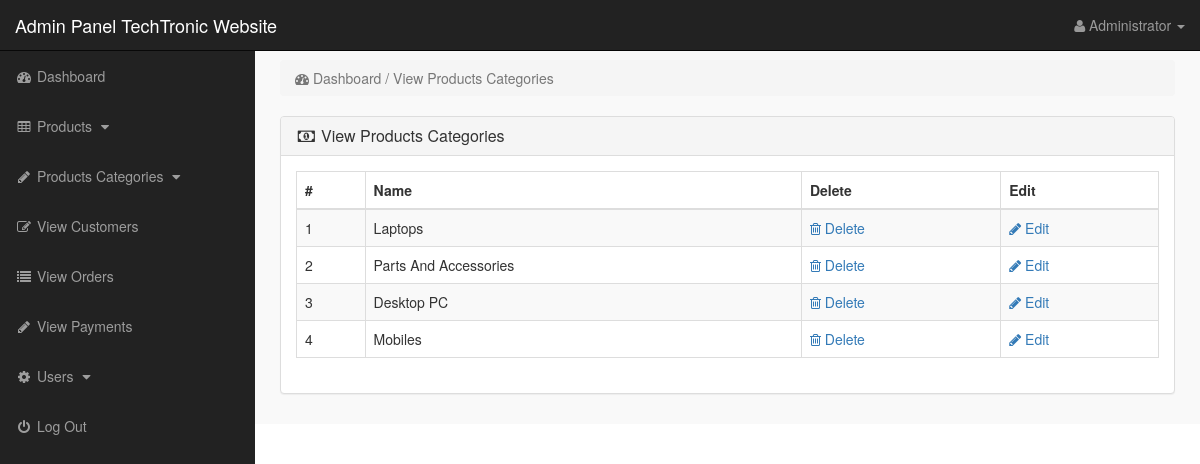
Screenshot of /admin_area/index.php?view_p_cats (signed in) with the database file from the repository.
### tables this page shows
CREATE TABLE `product_categories` (
  `p_cat_id` int(10) NOT NULL,
  `p_cat_title` text NOT NULL,
  `p_cat_top` text NOT NULL,
  `p_cat_image` text NOT NULL
);

### admin_area/view_p_cats.php (the view)
<?php
if(!isset($_SESSION['admin_email'])){
echo "<script>window.open('login.php','_self')</script>";
}
else {
?>
<div class="row">
<div class="col-lg-12">
<ol class="breadcrumb">
<li class="active">
<i class="fa fa-dashboard"></i> Dashboard / View Products Categories
</li>
</ol>
</div>
</div>
<div class="row">
<div class="col-lg-12">
<div class="panel panel-default">
<div class="panel-heading">
<h3 class="panel-title">
<i class="fa fa-money fa-fw"> </i> View Products Categories
</h3>
</div>
<div class="panel-body">
<div class="table-responsive">
<table class="table table-bordered table-hover table-striped">
<thead>
<tr>
<th>#</th>
<th>Name</th>
<th>Delete</th>
<th>Edit</th>
</tr>
</thead>
<tbody>
<?php
$i=0;
$get_p_cats = "select * from product_categories";
$run_p_cats = mysqli_query($con,$get_p_cats);
while($row_p_cats = mysqli_fetch_array($run_p_cats)){
$p_cat_id = $row_p_cats['p_cat_id'];
$p_cat_title = $row_p_cats['p_cat_title'];
$i++;
?>
<tr>
<td> <?php echo $i; ?> </td>
<td> <?php echo $p_cat_title; ?> </td>
<td>
<a href="index.php?delete_p_cat=<?php echo $p_cat_id; ?>">
<i class="fa fa-trash-o"></i> Delete
</a>
</td>
<td>
<a href="index.php?edit_p_cat=<?php echo $p_cat_id; ?>">
<i class="fa fa-pencil"></i> Edit
</a>
</td>
</tr>
<?php } ?>
</tbody>
</table>
</div>
</div>
</div>
</div>
</div>
<?php } ?>

### admin_area/includes/sidebar.php (shortened to what this page needs)
<?php
if(!isset($_SESSION['admin_email'])){
echo "<script>window.open('login.php','_self')</script>";
}
else {
?>
<nav class="navbar navbar-inverse navbar-fixed-top" >
<div class="navbar-header" >
<a class="navbar-brand" href="index.php?dashboard" >
    Admin Panel TechTronic Website
</a>
</div>
<ul class="nav navbar-right top-nav" >
<li class="dropdown" >
<a href="#" class="dropdown-toggle" data-toggle="dropdown" >
<i class="fa fa-user" ></i>
<?php echo $admin_name; ?> <b class="caret" ></b>
</a>
</li>
</ul>
<div class="collapse navbar-collapse navbar-ex1-collapse">
<ul class="nav navbar-nav side-nav">
<li>
<a href="index.php?dashboard">
<i class="fa fa-fw fa-dashboard"></i> Dashboard
</a>
</li>
<li>
<a href="#" data-toggle="collapse" data-target="#products">
<i class="fa fa-fw fa-table"></i> Products
<i class="fa fa-fw fa-caret-down"></i>
</a>
</li>
<li>
<a href="#" data-toggle="collapse" data-target="#p_cat">
<i class="fa fa-fw fa-pencil"></i> Products Categories
<i class="fa fa-fw fa-caret-down"></i>
</a>
</li>
<li>
<a href="index.php?view_customers">
<i class="fa fa-fw fa-edit"></i> View Customers
</a>
</li>
<li>
<a href="index.php?view_orders">
<i class="fa fa-fw fa-list"></i> View Orders
</a>
</li>
<li>
<a href="index.php?view_payments">
<i class="fa fa-fw fa-pencil"></i> View Payments
</a>
</li>
<li>
<a href="#" data-toggle="collapse" data-target="#users">
<i class="fa fa-fw fa-gear"></i> Users
<i class="fa fa-fw fa-caret-down"></i>
</a>
</li>
<li>
<a href="logout.php">
<i class="fa fa-fw fa-power-off"></i> Log Out
</a>
</li>
</ul>
</div>
</nav>
<?php } ?>

### admin_area/css/style.css (style rules this page uses)
body { margin-top:100px; }
@media (min-width: 768px) { body { margin-top:50px; } }
.top-nav { padding:0 15px; }
.top-nav>li { display:inline-block; float:left; }
.top-nav>li>a { padding-top:15px; padding-bottom:15px; line-height:20px; color:#999; }
@media (min-width: 768px) { .side-nav { position:fixed; top:51px; width:255px; border-radius:0; overflow-y:auto; background-color: #222; bottom:0; overflow-x:hidden; padding-bottom:40px; } }
@media (min-width: 768px) { .side-nav>li>a { width:255px; } }
.panel-body { border-radius:5px; }

### rows the page displays
product_categories: p_cat_title "Laptops"
product_categories: p_cat_title "Parts And Accessories"
product_categories: p_cat_title "Desktop PC"
product_categories: p_cat_title "Mobiles"

### other values shown
$admin_name "Administrator"
